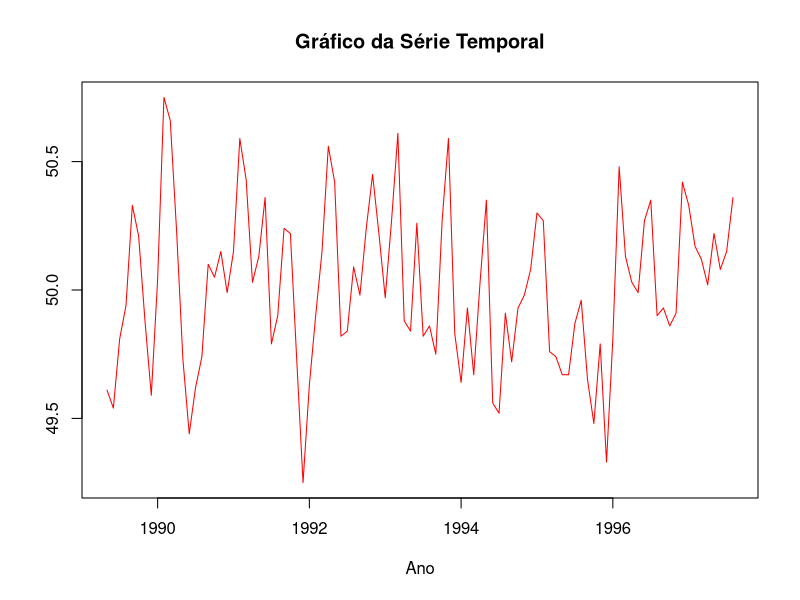
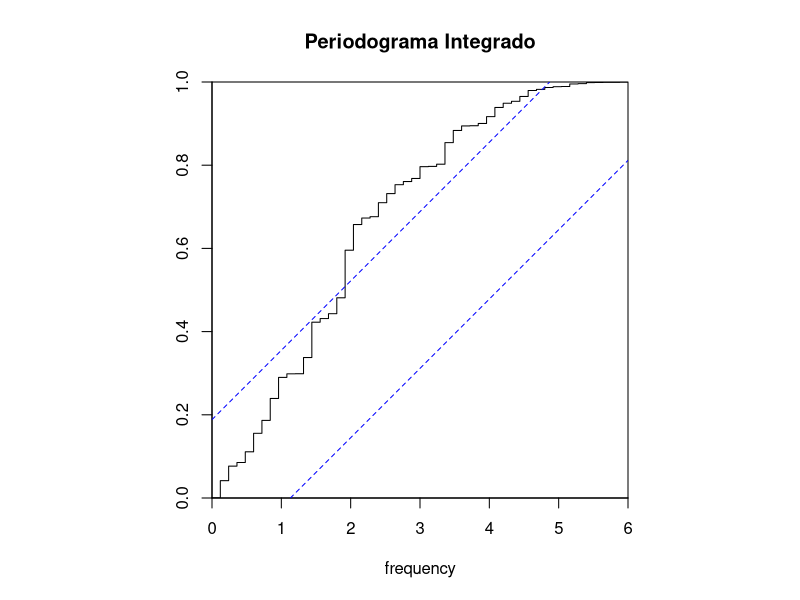
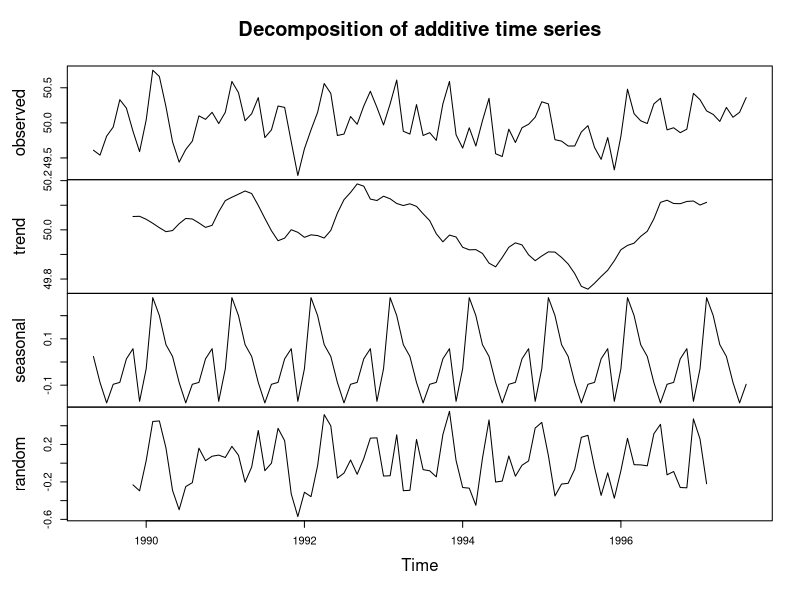
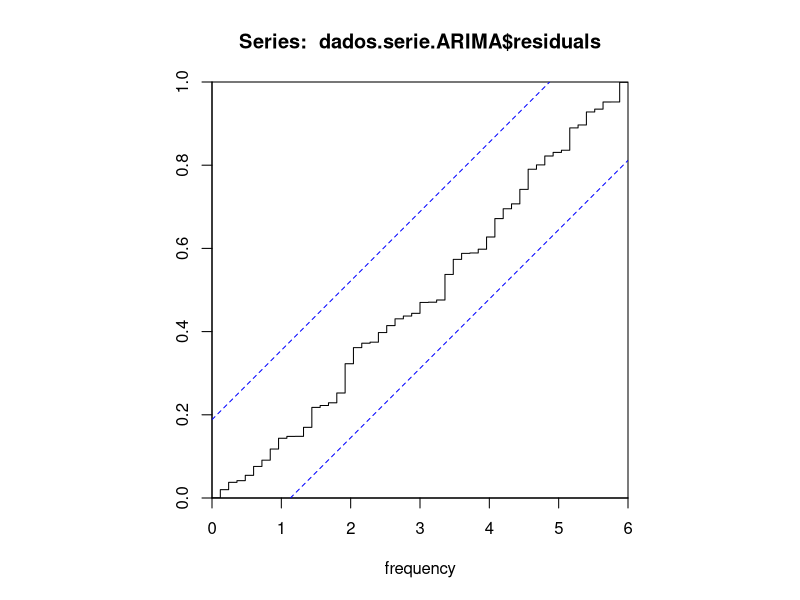
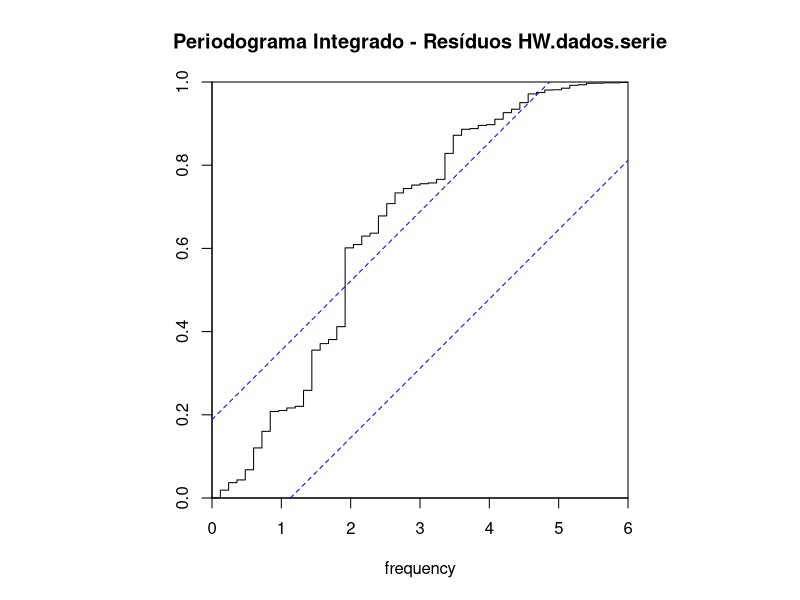

R code for these plots, in order:
## ---- chunk 1
library(readxl)
dados <- read_excel("exercicio1.xlsx")
dados
dados.serie <- ts(dados, start = c(1989,5), frequency=12)
dados.serie
## ---- chunk 2
plot(dados.serie, xlab="Ano", ylab="", col="red", main="Gráfico da Série Temporal")
## ---- chunk 3
cpgram(dados.serie, main="Periodograma Integrado")
## ---- chunk 4
dados.decomp <- decompose(dados.serie)
plot(dados.decomp)
## ---- chunk 5
library(tseries)
adf.test(dados.serie)
## ---- chunk 6
library(forecast)

dados.serie.ARIMA <- auto.arima(dados.serie)
summary(dados.serie.ARIMA)
cpgram(dados.serie.ARIMA$residuals)
## ---- chunk 7
HW.dados.serie <- hw(dados.serie)
summary(HW.dados.serie)
cpgram(HW.dados.serie$residuals, main="Periodograma Integrado - Resíduos HW.dados.serie")
## ---- chunk 8

